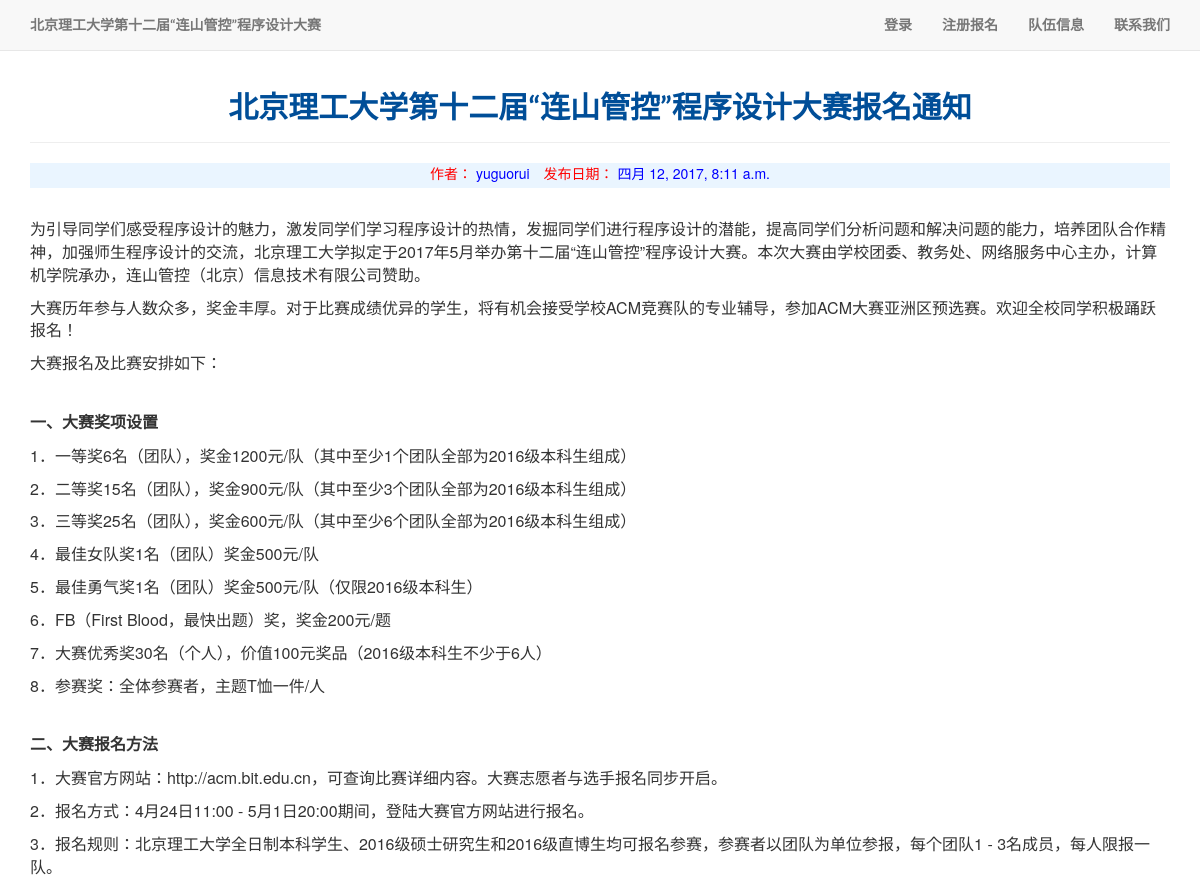
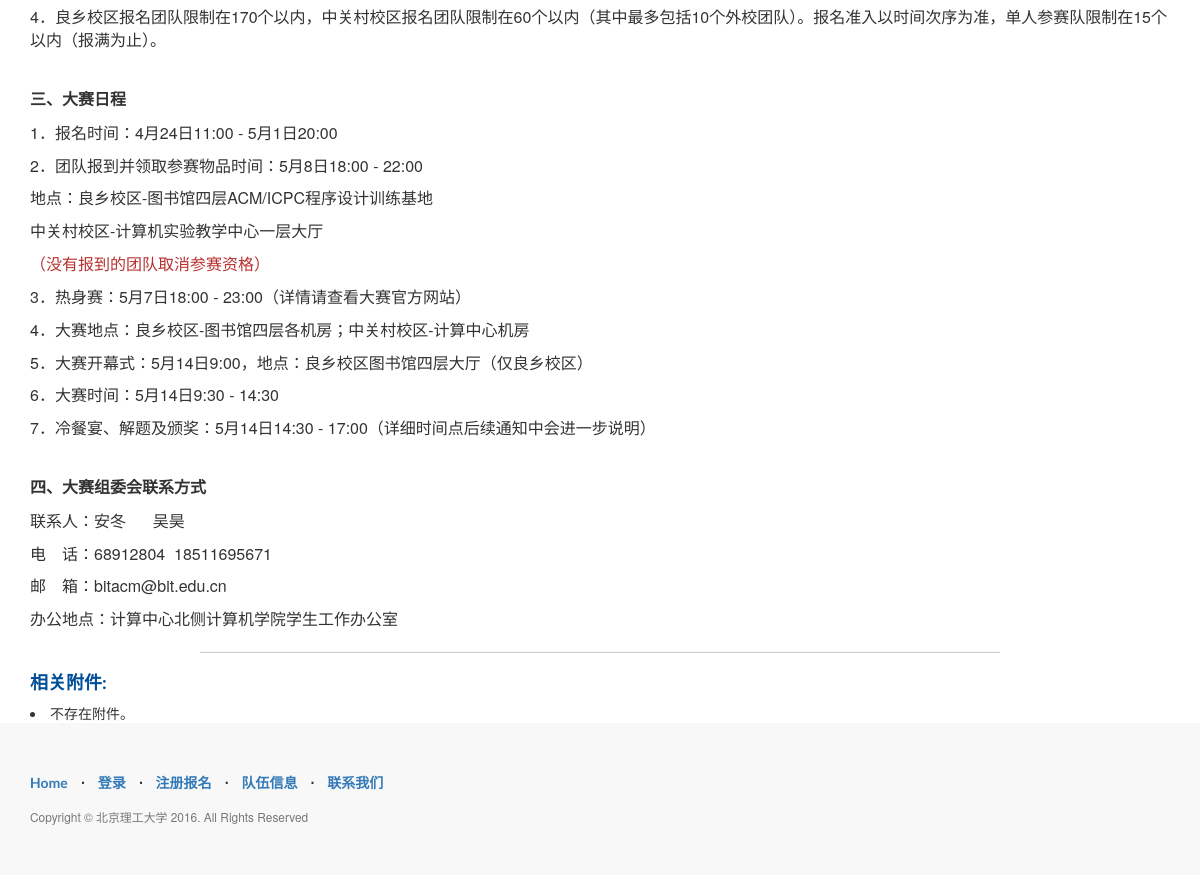
/notice/2/, run on the app's committed database (2 pictures, top to bottom).
### homepage/models.py (models this page shows, shortened)
class HomePage(models.Model):
    class Meta:
        verbose_name = '主页设置'
        verbose_name_plural = '主页设置'
    title = models.TextField('主页标题')
    title_top = models.TextField('抬头标题', null=True, blank=True)
    description = models.TextField('简短描述', null=True, blank=True)
    contact_us = FroalaField('联系我们内容', null=True, blank=True)

class Notice(models.Model):
    class Meta:
        verbose_name = '通知'
        verbose_name_plural = '通知'
    title = models.TextField('通知标题')
    content = FroalaField()
    pub_date = models.DateTimeField('发布日期')
    author = models.CharField('作者', max_length=40)

### homepage/views.py (the view)
# urls.py: url(r'^notice/(?P<notice_id>[0-9]+)/$', views.detail, name='detail'),
def detail(request, notice_id):
    notice = Notice.objects.get(pk=notice_id)
    files = NoticeFile.objects.filter(
        notice = notice
    )
    for file in files:
        filename = file.file.name
        filename = filename.lstrip('file/')
        setattr(file, 'filename', filename)
    context = {
        'notice': notice,
        'homepage': HomePage.objects.get(pk=1),
        'files': files,
    }
    return render(request, 'homepage/notice_detail.html', context)

### homepage/templates/homepage/notice_detail.html
{% extends "base.html" %} {% load static %} {% block content %}
<div class="container">
    <div class="page-header">
        <h2 class="notice_title">{{ notice.title }}</h2>
    </div>
    <div class="author">
        <font color="#FF0000"> 作者：</font>
        <font color="#0000FF" style="margin-right:10px;"> {{ notice.author }}</font>
        <font color="#FF0000"> 发布日期：</font>
        <font color="#0000FF"> {{ notice.pub_date }}</font>
    </div>
    <div>
        {{ notice.content|safe }}
    </div>
    <hr class="notice-divider">
    <div class="notice-footer">
        <h4 style="color:#004e98;">相关附件:</h4>
        {% for file in files %}
            <li><a href={% static file.file.url %}> {{ file.filename }}</a></li>
        {% empty %}
            <li>不存在附件。</li>
        {% endfor %}
    </div>
</div>
{% endblock %}
{% block custom_css %}
<link href="{% static 'css/notice.css' %}" rel="stylesheet">
{% endblock %}

### templates/base.html (shortened to what this page needs)
{% load static %}
<!DOCTYPE html>
<html lang="en">
<head>
    <link href={% static "css/bootstrap.min.css" %} rel="stylesheet">
    {% block custom_css %}{% endblock %}
    <link href={% static "font-awesome/css/font-awesome.min.css" %} rel="stylesheet" type="text/css">
</head>
<body>
    <nav class="navbar navbar-default navbar-fixed-top topnav" role="navigation">
        <div class="container topnav">
            <div class="navbar-header">
                <a class="navbar-brand topnav" href="/">{{ homepage.title_top|safe }}</a>
            </div>
            <div class="collapse navbar-collapse" id="bs-example-navbar-collapse-1">
                <ul class="nav navbar-nav navbar-right">
                    {% block login_field_header %}
                    <li>
                        <a href="{% url 'login' %}">登录</a>
                    </li>
                    <li>
                        <a href="{% url 'register'%}">注册报名</a>
                    </li>
                    {% endblock %}
                    <li>
                        <a href="{% url 'team' %}">队伍信息</a>
                    </li>
                    <li>
                        <a href="{% url 'contact_us' %}">联系我们</a>
                    </li>
                </ul>
            </div>
        </div>
    </nav>
    {% block content %}{% endblock %}
    <footer>
        <div class="container">
            <div class="row">
                <div class="col-lg-12">
                    <ul class="list-inline footer-list">
                        <li>
                            <a href="/">Home</a>
                        </li>
                        {% block login_field_footer %}
                        <li class="footer-menu-divider">&sdot;</li>
                        <li>
                            <a href="{% url 'login' %}">登录</a>
                        </li>
                        <li class="footer-menu-divider">&sdot;</li>
                        <li>
                            <a href="{% url 'register'%}">注册报名</a>
                        </li>
                        {% endblock %}
                        <li class="footer-menu-divider">&sdot;</li>
                        <li>
                            <a href="{% url 'team' %}">队伍信息</a>
                        </li>
                        <li class="footer-menu-divider">&sdot;</li>
                        <li>
                            <a href="{% url 'contact_us' %}">联系我们</a>
                        </li>
                    </ul>
                    <p class="copyright text-muted small">Copyright &copy; 北京理工大学 2016. All Rights Reserved</p>
                </div>
            </div>
        </div>
    </footer>
</body>
</html>

### project_static/css/notice.css (style rules this page uses)
body, html { width: 100%; height: 100%; }
h1, h2, h3, h4, h5, h6, .topnav, .footer-list { font-family: "Lato", "Helvetica Neue", Helvetica, Arial, sans-serif; font-weight: 600; }
.topnav { font-size: 14px; }
footer { padding: 50px 0; background-color: #f8f8f8; }
p.copyright { margin: 15px 0 0; }
.notice_title { padding-top: 50px; text-align: center; color: #004e98; }
.author { background: #eaf5ff; text-align: center; height: 25px; margin-bottom: 30px; }
.notice-divider { width: 800px; border-top: 1px solid #f8f8f8; border-bottom: 1px solid rgba(0, 0, 0, 0.2); }

### data on the page
HomePage: title_top "北京理工大学第十二届“连山管控”程序设计大赛"
Notice: title "北京理工大学第十二届“连山管控”程序设计大赛报名通知", author "yuguorui", pub_date "四月 12, 2017, 8:11 a.m.", content "为引导同学们感受程序设计的魅力，激发同学们学习程序设计的热情，发掘同学们进行程序设计的潜能，提高同学们分析问题和解决问题的能力，培养团队合作精神，加强师生程序设计的交流，北京理工大学拟定于2017年5月举办第十二届“连山管控”程序设计大赛。本次大赛由学校团委、教务处、网络服务中心主办，计算机学院承办，连山管控（北京）信息技术有限公司赞助。 大赛历年参与人数众多，奖金丰厚。对于比赛成绩优异的学生，将有机会接受学校ACM竞赛队的专业辅导，参加ACM大赛亚洲区预选赛。欢迎全校同学积极踊跃报名！ 大赛报名及比赛安排如下： 一、大赛奖项设置 1．一等奖6名（团队），奖金1200元/队（其中至少1个团队全部为2016级本科生组成） 2．二等奖15名（团队），奖金900元/队（其中至少3个团队全部为2016级本科生组成） 3．三等奖25名（团队），奖金600元/队（其中至少6个团队全部为2016级本科生组成） 4．最佳女队奖1名（团队）奖金500元/队 5．最佳勇气奖1名（团队）奖金500元/队（仅限2016级本科生） 6．FB（First Blood，最快出题）奖，奖金200元/题 7．大赛优秀奖30名（个人），价值100元奖品（2016级本科生不少于6人） 8．参赛奖：全体参赛者，主题T恤一件/人 二、大赛报名方法 1．大赛官方网站：http://acm.bit.edu.cn，可查询比赛详细内容。大赛志愿者与选手报名同步开启。 2．报名方式：4月24日11:00 - 5月1日20:00期间，登陆大赛官方网站进行报名。…"
